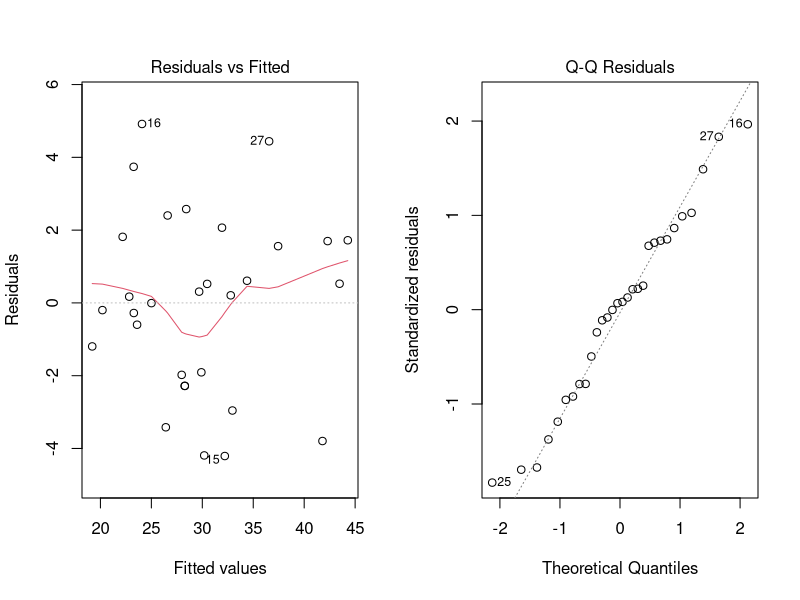
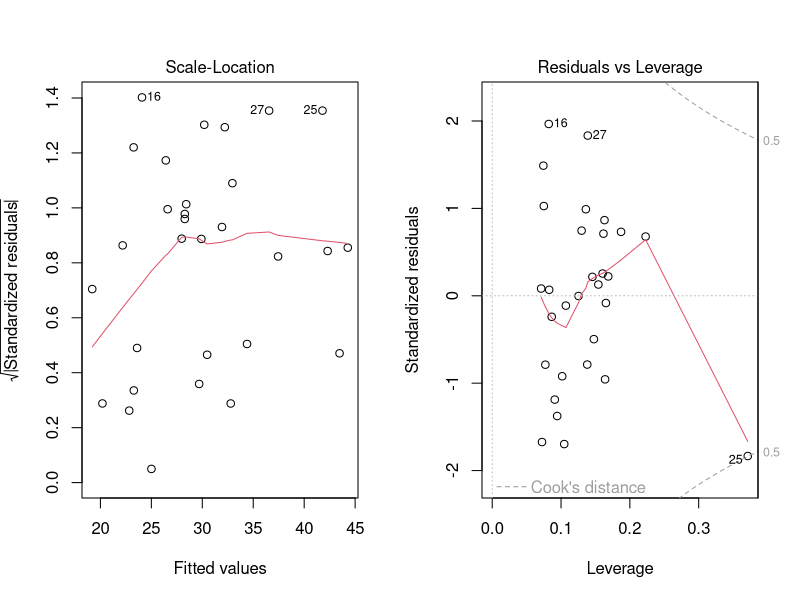
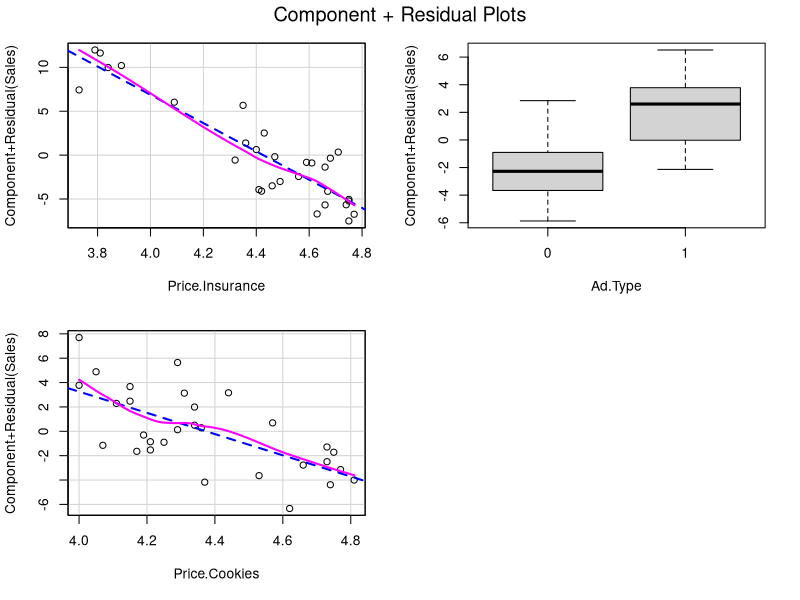

The R script that drew these images, in order:
###################################
#   Import Data
###################################
# Set Working Directory
setwd('C:/Data/Studies/Projects/PriceElasticity')

# Load data and output summary stats
sales.data<-read.csv('insurance_data.csv')

#Look at column names and their classes
sapply(sales.data,class)

# Change Ad.Type to factor and print Summary Stats
sales.data$Ad.Type<-as.factor(sales.data$Ad.Type)
summary(sales.data)

####################
#  Create Models
####################

# Load required library
library(memisc) 

# Create models
m1<-lm(formula=Sales~Price.Insurance,data=sales.data)
m2<-update(m1,.~.+Ad.Type)
m3<-update(m2,.~.+Price.Cookies)
mtable(m1,m2,m3)

####################
# DIAGNOSTICS TESTS  
####################

# Linearity Plots
par(mfrow=c(1,2))
plot(m3)
par(mfrow=c(1,1))

# Multi-collinearity
library(car)
vif(m3) # variance inflation factors 
sqrt(vif(m3)) > 2 # problem?

# Diagnosis: Nonlinearity
crPlots(m3)

# Diagnosis: Non-independence of Errors 
# We want a D-W Statistic close to 2
durbinWatsonTest(m3)

#########################
#   Price Elasticity    #
#########################

# Calculate Price Elasticity
PE<-as.numeric(m3$coefficients["Price.Eggs"] * mean(sales.data$Price.Eggs)/mean(sales.data$Sales))
CPEcookies<-as.numeric(m3$coefficients["Price.Cookies"] * mean(sales.data$Price.Cookies)/mean(sales.data$Sales))

# Print Results 
PE
CPEcookies


####################################
# Additional Analysis
####################################

# Subset the data
sales.adInsurance <- subset(sales.data,Ad.Type==0)
sales.adCookies <- subset(sales.data,Ad.Type==1)

# Diagnostic on subsets' means and if they are different ... they are. 
wilcox.test(x=sales.adCookies$Sales,y=sales.adInsurance$Sales,exact=F,paired=T)

# On average, does the advert for insurance generate higher sales for insurance?
mean(sales.adInsurance$Sales) >= mean(sales.adCookies$Sales)
